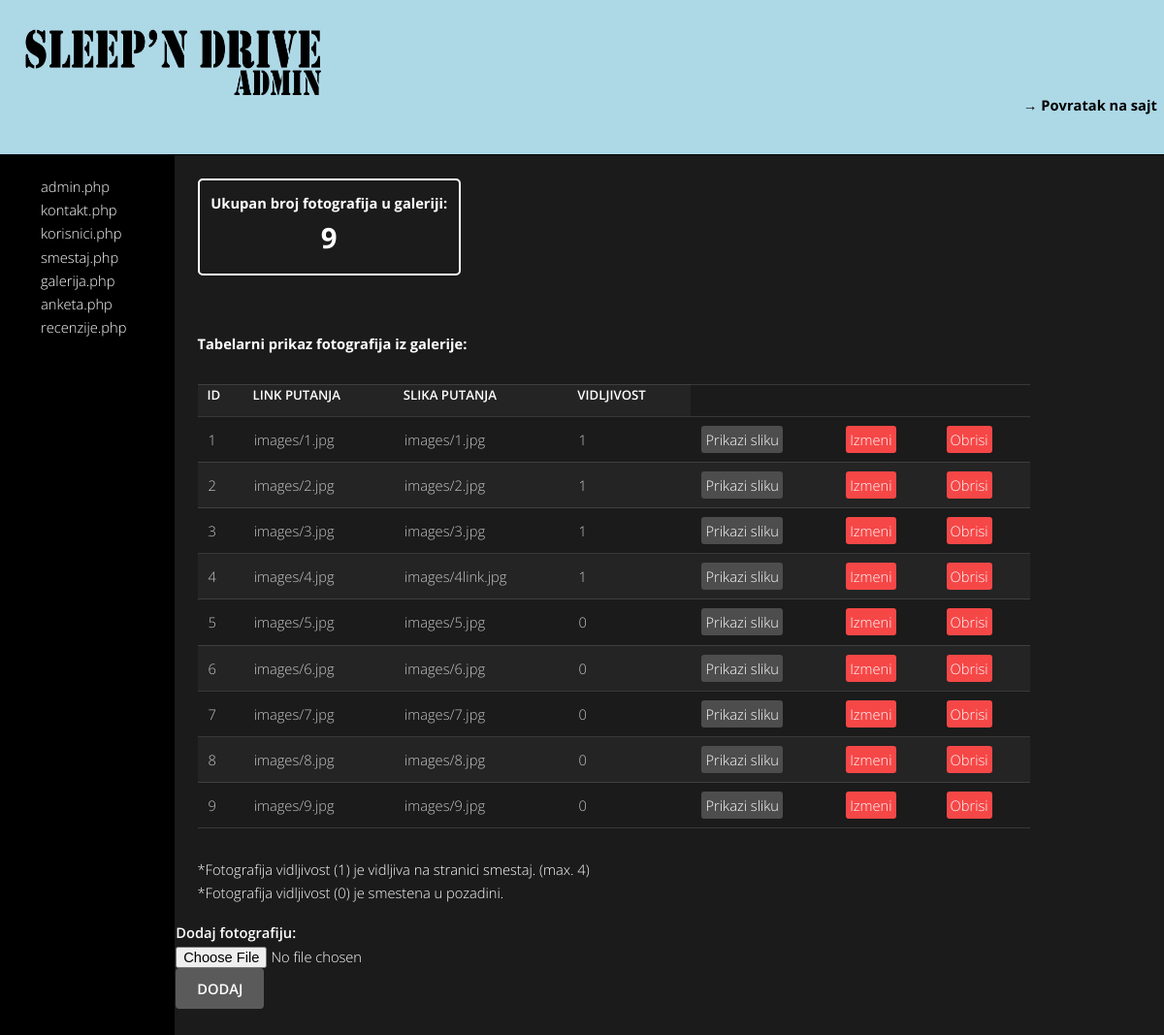
The app's page /admin/galerija.php with its own data.
### tables this page shows
CREATE TABLE `galerija` (
  `slikaID` int(10) NOT NULL,
  `link_putanja` varchar(50) NOT NULL,
  `slika_putanja` varchar(50) NOT NULL,
  `vidljivost` varchar(50) NOT NULL
);

### admin/galerija.php (the view, shortened to what this page needs)
<?php
    include("../phpIncludes/konekcija.php");
?>
<html>
    <head>
        <link rel="stylesheet" href="../assets/css/main.css" />
    </head>
    <body>
        <div id="adminOkvir">
            <div id="adminHeader">
                <div id="adminLogo">
                    <a href="admin.php"><img src="slike/adminLogo.png" alt="adminLogo"/></a>
                </div>
                <div id="adminPovratak">
                     <a href="../index.php">&#8594; Povratak na sajt</a>
                </div>
            </div>
            <div id="adminLinkovi">
            <ul id='adminIspisLink'>
                    <li><a href="admin.php">admin.php</a></li>
                    <li><a href="kontakt.php">kontakt.php</a></li>
                    <li><a href="korisnici.php?strana=1&&id=1">korisnici.php</a></li>
                    <li><a href="smestajParagraf.php">smestaj.php</a></li>
                    <li><a href="galerija.php"/>galerija.php</a></li>
                    <li><a href="anketa.php">anketa.php</a></li>
                    <li><a href="../index.php?stranica=recenzije&&strana=1">recenzije.php</a></li>
                    </ul>
            </div>
            <div id="adminSadrzaj">
                <div id="korisniciPodaci">
                    <?php
                        $upit2="SELECT COUNT(*) FROM galerija";
                        $rezultat=$konekcija->query($upit2);
                        if($rezultat){
                            $podaci=$rezultat->fetch();
                            foreach($podaci as $podatak){
                                $ispis="<span>Ukupan broj fotografija u galeriji:</br> <span id='brKorisnikaSpan'>".$podatak."</span></span>";
                            }
                            echo $ispis;
                        }
                    ?>
                </div>
                <div id="ispisKorisnika">
                    <p>Tabelarni prikaz fotografija iz galerije:</p>
                    <table>
                        <tr>
                            <th>ID</th>
                            <th>LINK PUTANJA</th>
                            <th>SLIKA PUTANJA</th>
                            <th>VIDLJIVOST</th>
                        </tr>
                        <?php
                            $upit="SELECT * FROM galerija";
                            $rezultat=$konekcija->query($upit);
                            if($rezultat){
                                $podaci=$rezultat->fetchAll();
                                foreach($podaci as $podatak){
                                    $ispis="<tr>
                                                <td>".$podatak->slikaID."</td>
                                                <td>".$podatak->link_putanja."</td>
                                                <td>".$podatak->slika_putanja."</td>
                                                <td>".$podatak->vidljivost."</td>
                                                <td><a class='tabelaLink' id='prikaziSlikuDugme' href='../".$podatak->link_putanja."' target='blank'>Prikazi sliku</a></td>
                                                <td><a href='?id=".$podatak->slikaID."#izmenaSlikeForma'class='tabelaLink' id='slikaIzmeni'>Izmeni</a></td>
                                                <td><a href='brisanjeSlike.php?id=".$podatak->slikaID."' class='tabelaLink' id='slikaObrisi'>Obrisi</a></td>
                                            </tr>";
                                    echo $ispis;
                                }
                            }
                        ?>
                    </table>
                    <span>*Fotografija vidljivost (1) je vidljiva na stranici smestaj. (max. 4)</br>
                    *Fotografija vidljivost (0) je smestena u pozadini.</span></br>
                    <div id="dodajSliku">
                        <form action="../dodajSliku.php" method="POST" id="dodavanjeSlikeForma" enctype="multipart/form-data" >
                        <span><strong>Dodaj fotografiju:</strong></span></br>
                        <input type="file" name="dodajSlikuPutanja" id="dodajSlikuPutanja"><br/>
                            <input type='submit' value='Dodaj' name='dodajSlikuDugme' id='dodajSlikuDugme'/>
                        </form>
                    </div></br>
                </div>
            </div>
        </div>
    </body>
</html>

### records on screen
galerija: slikaID "1", link_putanja "images/1.jpg", slika_putanja "images/1.jpg", vidljivost "1"
galerija: slikaID "2", link_putanja "images/2.jpg", slika_putanja "images/2.jpg", vidljivost "1"
galerija: slikaID "3", link_putanja "images/3.jpg", slika_putanja "images/3.jpg", vidljivost "1"
galerija: slikaID "4", link_putanja "images/4.jpg", slika_putanja "images/4link.jpg", vidljivost "1"
galerija: slikaID "5", link_putanja "images/5.jpg", slika_putanja "images/5.jpg", vidljivost "0"
galerija: slikaID "6", link_putanja "images/6.jpg", slika_putanja "images/6.jpg", vidljivost "0"
galerija: slikaID "7", link_putanja "images/7.jpg", slika_putanja "images/7.jpg", vidljivost "0"
galerija: slikaID "8", link_putanja "images/8.jpg", slika_putanja "images/8.jpg", vidljivost "0"
galerija: slikaID "9", link_putanja "images/9.jpg", slika_putanja "images/9.jpg", vidljivost "0"

### other values on screen
$podatak "9"
